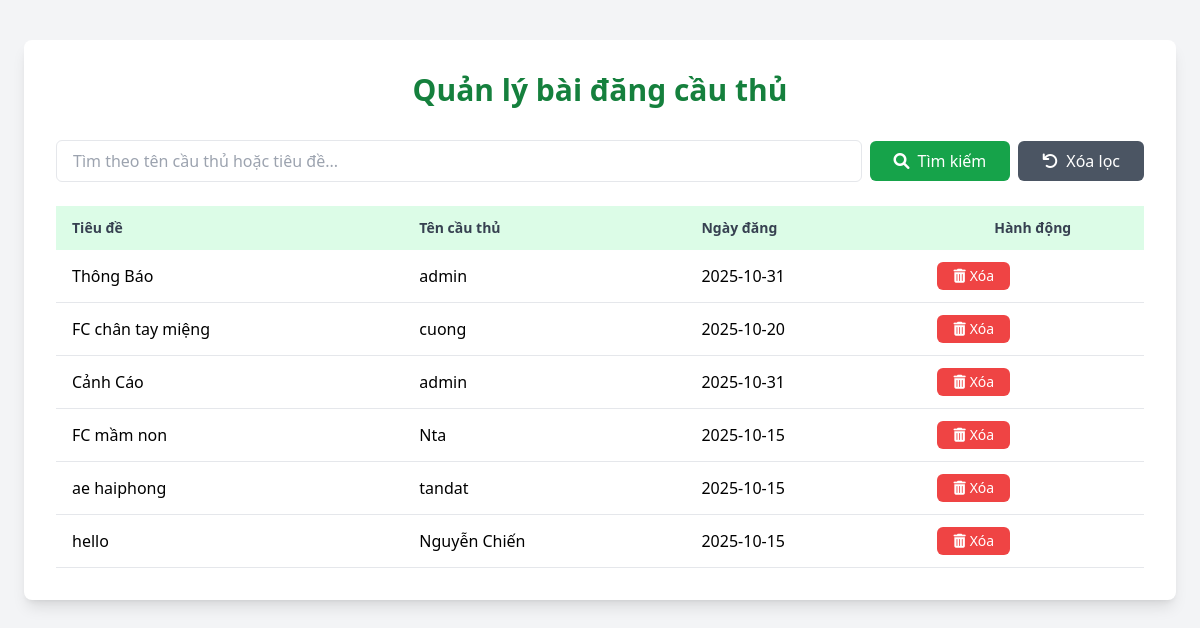
The page /admin (signed in) on the database its author committed.
### app.py (models this page shows)
class Post(db.Model):
    id = db.Column(db.Integer, primary_key=True)
    title = db.Column(db.String(200), nullable=False)
    location = db.Column(db.String(200), nullable=False)
    pitch = db.Column(db.String(100), nullable=False)
    match_date = db.Column(db.String(50), nullable=False)
    skill_level = db.Column(db.String(50), nullable=False)
    time_frame = db.Column(db.String(50), nullable=False)
    notes = db.Column(db.Text, nullable=True)
    user_id = db.Column(db.Integer, db.ForeignKey('user.id'), nullable=False)
    username = db.Column(db.String(100), nullable=False)
    status = db.Column(db.String(20), nullable=False, default='open')
    ratings = db.relationship('Rating', backref='post', lazy=True)

### app.py (the view)
@app.route('/admin')
@login_required
def admin():
    if current_user.username != 'admin':
        flash('Bạn không có quyền truy cập trang này!', 'error')
        return redirect(url_for('dashboard'))
    posts = Post.query.order_by(Post.id.desc()).all()
    return render_template('admin.html', posts=posts)

### app.py (called while the page is built)
@login_manager.user_loader
def load_user(user_id):
    return User.query.get(int(user_id))

### templates/admin.html (shortened to what this page needs)
<!DOCTYPE html>
<html lang="vi">
<head>
    <script src="https://cdn.tailwindcss.com"></script>
    <link href="https://cdnjs.cloudflare.com/ajax/libs/font-awesome/6.0.0-beta3/css/all.min.css" rel="stylesheet">
</head>
<body class="bg-gray-100">
    <div class="container mx-auto mt-10 p-8 bg-white rounded-lg shadow-lg max-w-6xl">
        <h1 class="text-3xl font-bold text-center text-green-700 mb-8">Quản lý bài đăng cầu thủ</h1>
        <div class="flex items-center mb-6">
            <input type="text" id="searchInput" class="flex-grow px-4 py-2 border rounded-md focus:outline-none focus:ring-2 focus:ring-green-500" placeholder="Tìm theo tên cầu thủ hoặc tiêu đề...">
            <button onclick="searchPosts()" class="bg-green-600 text-white px-6 py-2 ml-2 rounded-md hover:bg-green-700 flex items-center">
                <i class="fas fa-search mr-2"></i> Tìm kiếm
            </button>
            <button onclick="clearSearch()" class="bg-gray-600 text-white px-6 py-2 ml-2 rounded-md hover:bg-gray-700 flex items-center">
                <i class="fas fa-undo mr-2"></i> Xóa lọc
            </button>
        </div>
        <div class="overflow-x-auto">
            <table class="min-w-full bg-white">
                <thead class="bg-green-100">
                    <tr>
                        <th class="py-3 px-4 text-left text-sm font-semibold text-gray-700">Tiêu đề</th>
                        <th class="py-3 px-4 text-left text-sm font-semibold text-gray-700">Tên cầu thủ</th>
                        <th class="py-3 px-4 text-left text-sm font-semibold text-gray-700">Ngày đăng</th>
                        <th class="py-3 px-4 text-center text-sm font-semibold text-gray-700">Hành động</th>
                    </tr>
                </thead>
                <tbody id="postsTable">
                    {% for post in posts %}
                    <tr class="border-b hover:bg-gray-50 post-row" data-title="{{ post.title.lower() }}" data-username="{{ post.username.lower() }}">
                        <td class="py-3 px-4">{{ post.title }}</td>
                        <td class="py-3 px-4">{{ post.username }}</td>
                        <td class="py-3 px-4">{{ post.match_date }}</td>
                        <td class="py-3 px-4 text-center">
                            <form action="{{ url_for('delete_post', post_id=post.id) }}" method="POST" onsubmit="return confirm('Bạn có chắc chắn muốn xóa bài đăng này không?');">
                                <button type="submit" class="bg-red-500 text-white px-4 py-1 rounded-md hover:bg-red-600 text-sm flex items-center">
                                    <i class="fas fa-trash-alt mr-1"></i> Xóa
                                </button>
                            </form>
                        </td>
                    </tr>
                    {% endfor %}
                </tbody>
            </table>
        </div>
    </div>
</body>
</html>

### rows shown on the page
Post: title "Thông Báo", username "admin", match_date "2025-10-31"
Post: title "FC chân tay miệng", username "cuong", match_date "2025-10-20"
Post: title "Cảnh Cáo", username "admin", match_date "2025-10-31"
Post: title "FC mầm non", username "Nta", match_date "2025-10-15"
Post: title "ae haiphong", username "tandat", match_date "2025-10-15"
Post: title "hello", username "Nguyễn Chiến", match_date "2025-10-15"
